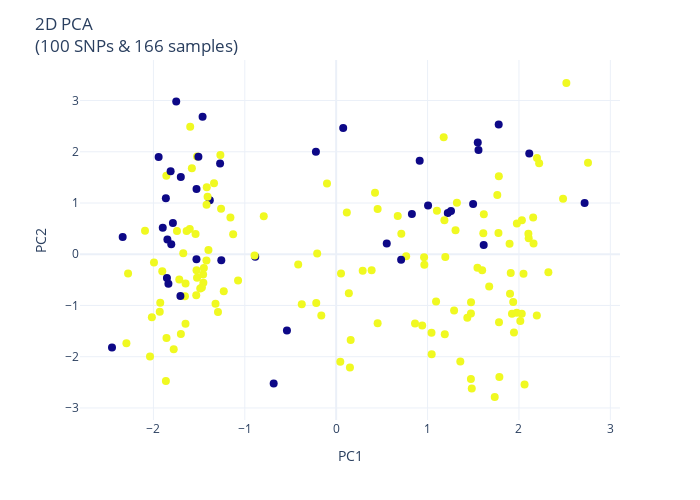

Notebook source saved alongside this figure:
### Code cell
n = 100
PCA2d(org_data[p_val.rs[:n]], group, title = f'2D PCA<br>({n} SNPs & {group.shape[0]} samples).')

### Figure 1 — Plotly figure (JSON) as saved in the notebook; plotly's stock layout.template omitted (floating-point values rounded to 4 significant figures; data arrays with more than 128 entries replaced by an {"elided": "..."} marker saying what was removed)
{"data": [{"hovertemplate": "PC1=%{x}<br>PC2=%{y}<br>Groups=%{marker.color}<extra></extra>", "legendgroup": "", "marker": {"color": {"elided": "166 int values"}, "coloraxis": "coloraxis", "opacity": 1, "size": 8, "symbol": "circle"}, "mode": "markers", "name": "", "orientation": "v", "showlegend": false, "type": "scatter", "x": {"elided": "166 float values"}, "xaxis": "x", "y": {"elided": "166 float values"}, "yaxis": "y"}], "layout": {"coloraxis": {"colorbar": {"title": {"text": "Groups"}}, "colorscale": [[0, "#0d0887"], [0.1111, "#46039f"], [0.2222, "#7201a8"], [0.3333, "#9c179e"], [0.4444, "#bd3786"], [0.5556, "#d8576b"], [0.6667, "#ed7953"], [0.7778, "#fb9f3a"], [0.8889, "#fdca26"], [1, "#f0f921"]], "showscale": false}, "height": 500, "legend": {"tracegroupgap": 0}, "margin": {"t": 60}, "title": {"text": "2D PCA<br>(100 SNPs & 166 samples)"}, "width": 700, "xaxis": {"anchor": "y", "domain": [0, 1], "title": {"text": "PC1"}}, "yaxis": {"anchor": "x", "domain": [0, 1], "title": {"text": "PC2"}}}}
